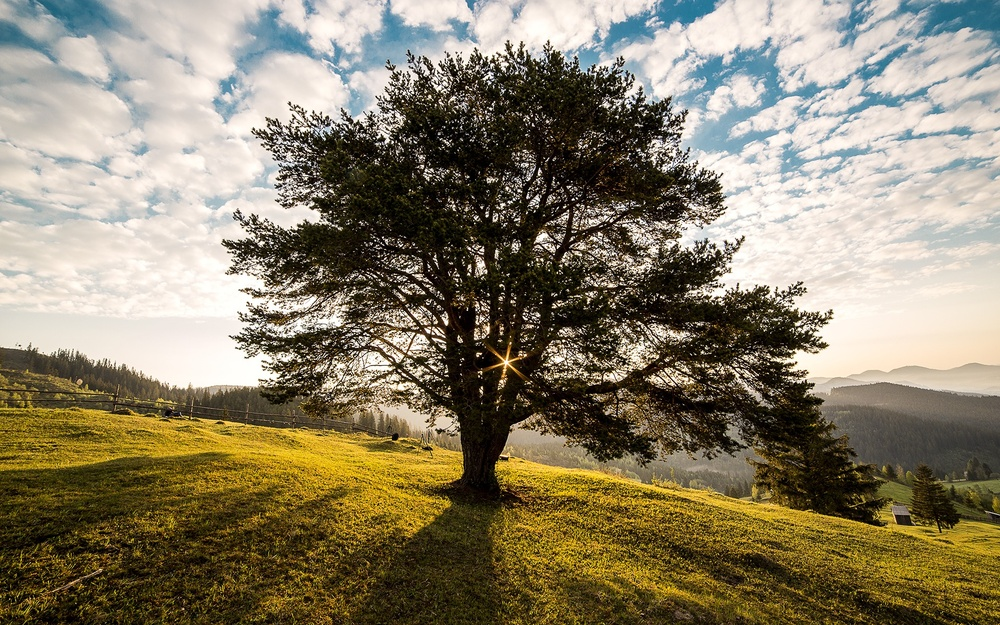
#> input picture tree.jpeg, 1000 x 625 px, shrunk from 1920 x 1200 before the run
$ python try.py
#> lines starting #> are read from the running program, lines starting #| are printed output that depends on the picture
import cv2
import numpy as np
from matplotlib import pyplot as plt

img = cv2.imread('tree.jpeg', 0)
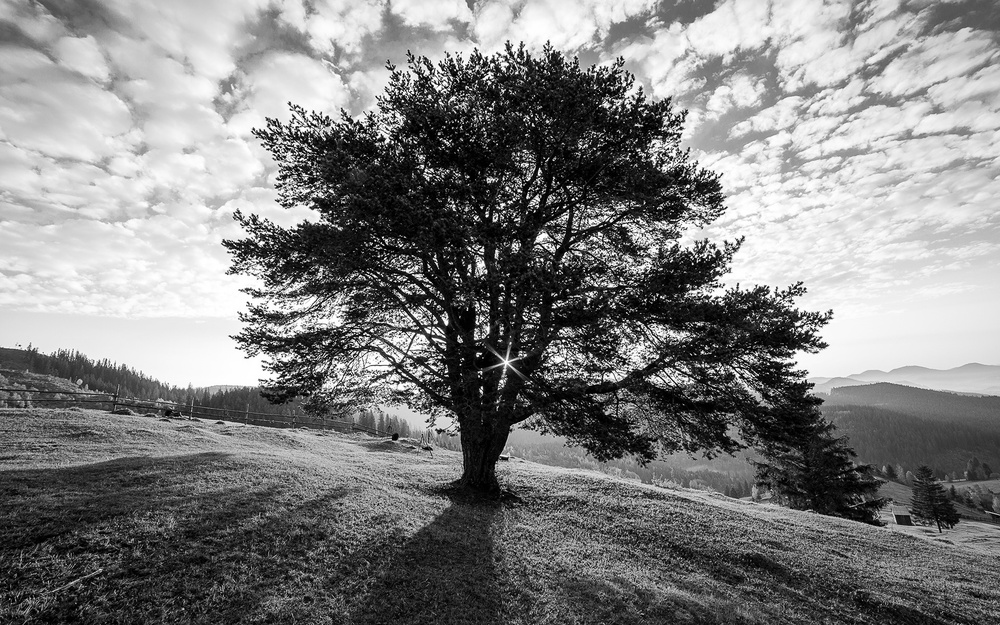
#> img: shape (625, 1000); min 0, max 255, mean 127.5

blur1 = cv2.GaussianBlur(img, (3, 3), 1)
blur2 = cv2.GaussianBlur(img, (3, 3), 256)

plt.imshow(blur1, cmap='gray')
plt.show()
plt.imshow(blur2, cmap='gray')
plt.show()

$ run again, with home.jpeg copied over tree.jpeg
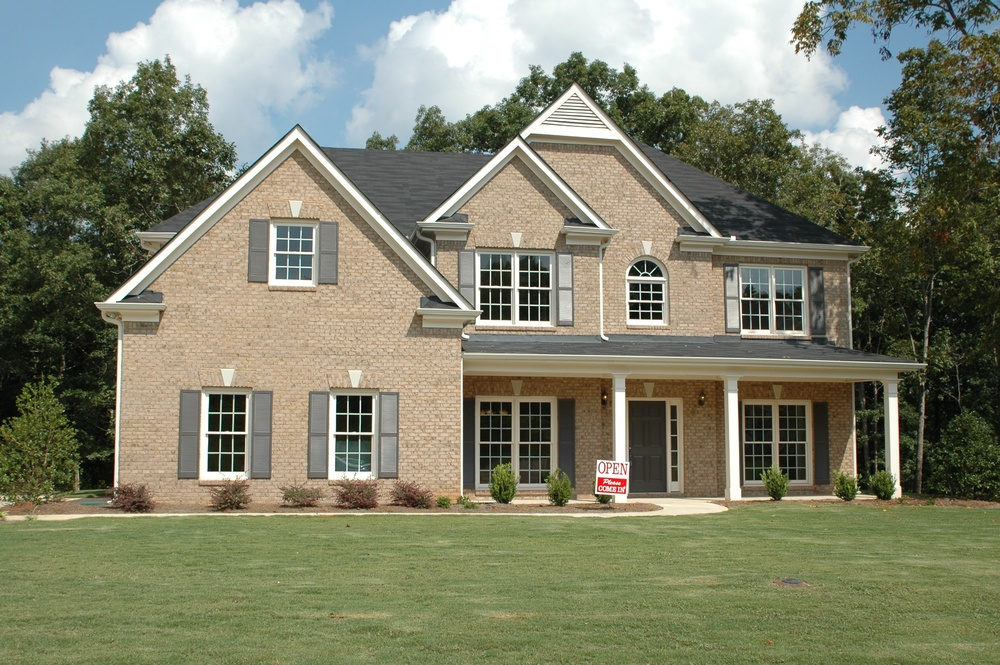
#> input picture home.jpeg, 1000 x 665 px, shrunk from 3008 x 2000 before the run
#> `img = cv2.imread('tree.jpeg', 0)`:
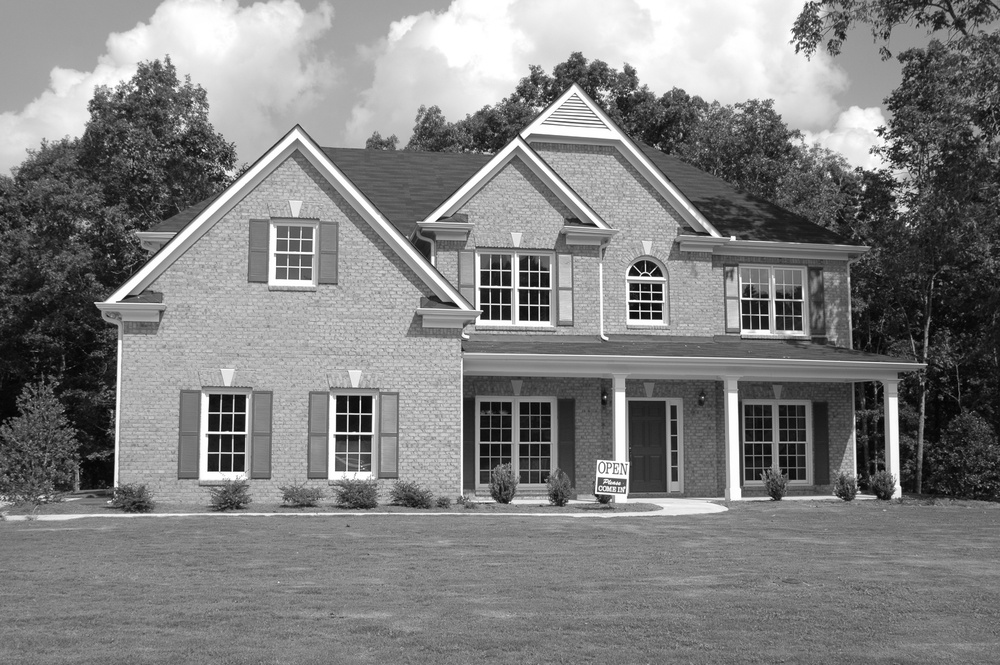
#> img: shape (665, 1000); min 0, max 255, mean 127.8

$ run again, with cat.jpg copied over tree.jpeg
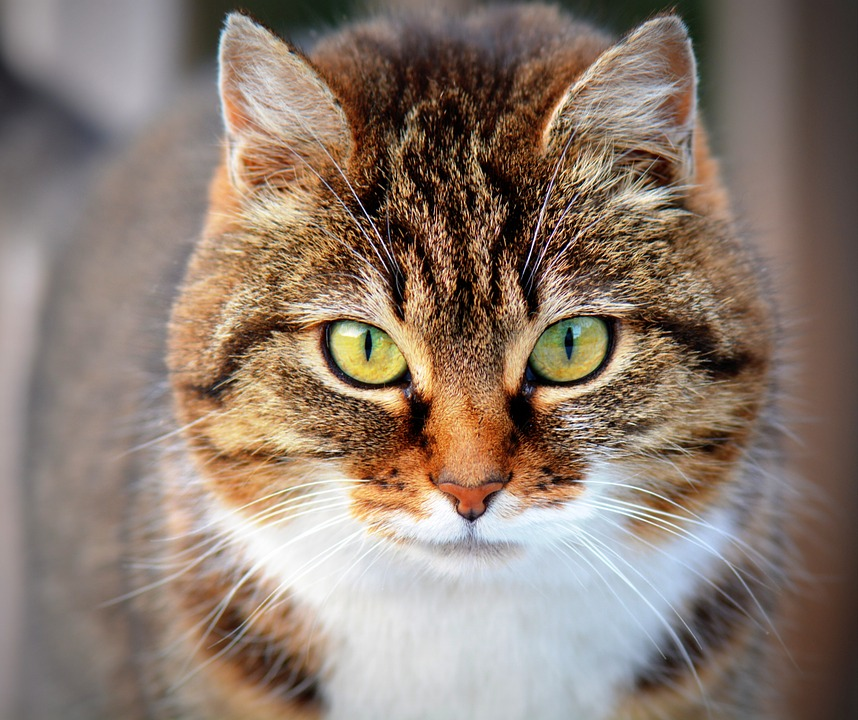
#> input picture cat.jpg, 858 x 720 px
#> `img = cv2.imread('tree.jpeg', 0)`:
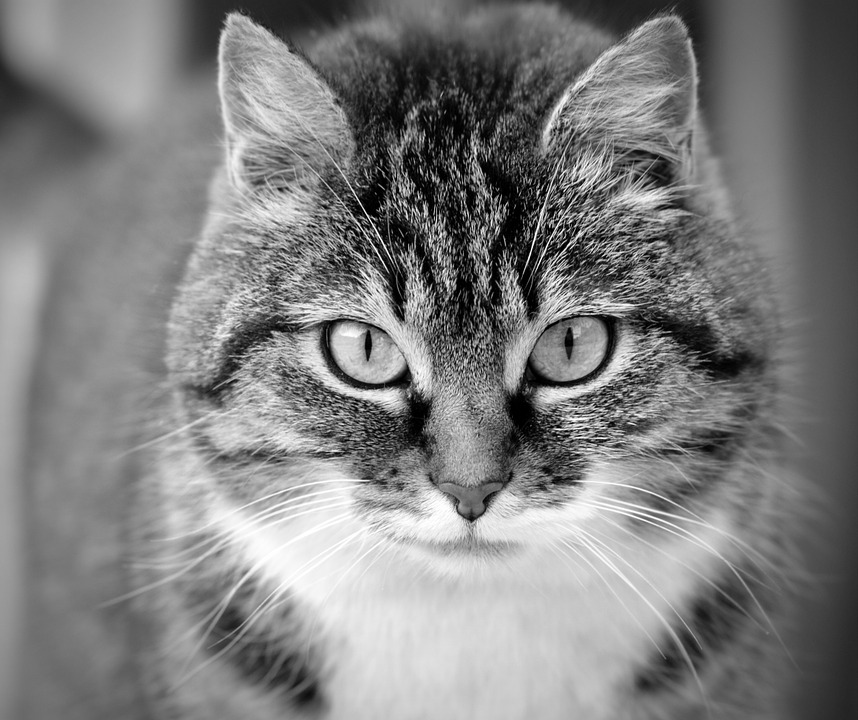
#> img: shape (720, 858); min 0, max 255, mean 127.1
